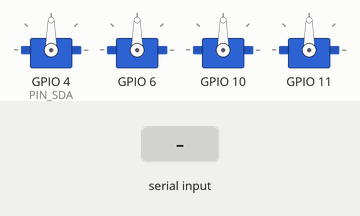
Recording of a sketch running on a simulated ESP8266 (Wemos D1 mini). On the bench: 4 × servo. Wiring (inferred from the names in the program): PCA9685 PWM driver at I2C address 0x40. The inputs (shaded band) are chosen by the test bench. Servo pulses on a pin are drawn as a servo (544–2400 µs = 0–180°); what the sketch prints to the serial monitor is not drawn.

Above: at 2.4 s.
2.5 s: "+\n" received over Serial
4.0 s: ",\n" received over Serial
5.5 s: "30,150\n" received over Serial
Timing chart, 0 to 8.5 s (numbered marks = the images above; inputs shaded):
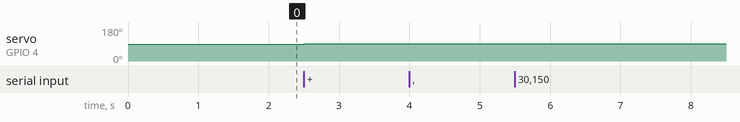

Measured:
- after the input at 2.5 s, servo on GPIO 4 (PIN_SDA): 90° → 91° at once
- after the input at 4.0 s, every drawn part: stays the same
- after the input at 5.5 s, every drawn part: stays the same

The sketch:

EyeD85_zero.ino
```cpp
// =====================================================================
//  EyeD85_zero — occhi EyeMech D85: tutti i servo a zero + taratura
// =====================================================================
//  Scheda: ESP8266 (modulo ESP-12F, es. NodeMCU o Wemos D1 mini) con una
//  PCA9685 su I2C (SDA = GPIO4/D2, SCL = GPIO5/D1).
//
//  All'accensione porta i 4 servo a 90 gradi, la posizione in cui si
//  montano le squadrette (come il calibrate() di Will):
//    X, Y     : occhi dritti davanti
//    palpebre : chiuse
//  Poi, dal Monitor seriale, si muove un servo alla volta per trovare i
//  limiti da scrivere in EyeD85_random/config.h.
//
//  Canali PCA9685 (0-based): 4 = X (sx/dx), 6 = Y (su/giu'),
//  10 = palpebre sinistra, 11 = palpebre destra.
//  Gradi come nel codice di Will (Arduino Servo): 0..180 = 544..2400 us.
//
//  Seriale 115200, comandi terminati da Invio:
//    z         tutti i servo a 90 gradi (zero)
//    x y s d   seleziona il servo: X, Y, palpebre Sinistra, palpebre Destra
//    x75       servo X a 75 gradi (idem y.., s.., d..; decimali: x75.5)
//    + / -     servo selezionato +1 / -1 grado   (++ / -- = 5 gradi)
//    1 2 3     memorizza la posizione del servo selezionato come
//                1 = estremo -1: sinistra di chi guarda / basso / palpebre CHIUSE
//                2 = centro (solo X e Y)
//                3 = estremo +1: destra di chi guarda / alto / palpebre APERTE
//    t130,136  sequenza: il servo selezionato passa per i valori elencati
//              (fino a 12), TOUR_MS su ognuno, andata e ritorno senza fine
//              (o TOUR_PASSES volte, poi resta sul primo). Qualsiasi altro
//              comando (tranne ?) la interrompe
//    p         stampa le righe da incollare in EyeD85_random/config.h
//    o         spegne gli impulsi: servo liberi, si girano a mano
//    ?         stato
//  I servo si spostano a velocita' limitata (SLEW_DEG_S), anche nei salti.
//  Restare DENTRO la corsa libera: un servo contro un fermo va in stallo,
//  assorbe ~0.7 A (SG90) e scalda.
//
//  Librerie: solo Wire (inclusa nel core).
// =====================================================================
#include <Wire.h>
#if defined(ESP8266)
  #include <ESP8266WiFi.h>
#endif

// ----------------------------------------------------------- hardware
const uint8_t  PIN_SDA = 4;                 // GPIO4 = D2 (NodeMCU, D1 mini)
const uint8_t  PIN_SCL = 5;                 // GPIO5 = D1
const uint8_t  PCA_ADDR = 0x40;             // indirizzo I2C della PCA9685 (default)
const float    PCA_OSC_HZ = 25000000.0f;    // oscillatore interno (come EyeD85_random)
const float    US_0 = 544.0f, US_180 = 2400.0f;   // gradi -> microsecondi
const float    ZERO_DEG = 90.0f;
const float    SLEW_DEG_S = 60.0f;          // velocita' massima degli spostamenti
const uint16_t ATTACH_STEP_MS = 250;        // avvio un servo alla volta
const uint16_t UPDATE_MS = 10;
const uint16_t TOUR_MS = 1000;              // tempo su ogni valore della sequenza 't'
const uint8_t  TOUR_PASSES = 0;             // andate e ritorni della sequenza (0 = senza fine)

// Servo. mark[] = -1 / centro / +1 memorizzati, in partenza i valori di
// EyeD85_random/config.h (per le palpebre il centro non si usa).
struct Joint {
  const char *name;
  char key;
  uint8_t ch;
  float mark[3];
  float target, cur;
  int lastTicks;
};
Joint J[] = {
  { "X (sx/dx)",         'x', 4,  { 54.0f, 90.0f, 139.0f }, ZERO_DEG, ZERO_DEG, -1 },
  { "Y (su/giu')",       'y', 6,  { 53.0f, 90.0f, 109.0f }, ZERO_DEG, ZERO_DEG, -1 },
  { "palpebre sinistra", 's', 10, { 90.0f, 90.0f, 170.0f }, ZERO_DEG, ZERO_DEG, -1 },
  { "palpebre destra",   'd', 11, { 90.0f, 90.0f,  10.0f }, ZERO_DEG, ZERO_DEG, -1 },
};
const uint8_t N_JOINTS = sizeof(J) / sizeof(J[0]);
const uint8_t N_AXES = 2;                   // i primi due sono assi, gli altri palpebre

uint8_t sel = 0;
bool pulses = false, pcaOk = false;
uint32_t lastUpdate = 0, lastCharAt = 0, lastPcaTry = 0;
char line[64];
uint8_t lineLen = 0;

// Sequenza 't': valori del servo tourSel, indice del prossimo e verso
float tour[12];
uint8_t tourLen = 0, tourSel = 0, tourIdx = 0, tourPass = 0;
int8_t tourDir = 1;
uint32_t tourNext = 0;

// ----------------------------------------------------------- PCA9685
// Driver minimo (come EyeNode_2servo), senza librerie esterne
float pcaHz = 50.0f;
void pcaWrite8(uint8_t reg, uint8_t v) {
  Wire.beginTransmission(PCA_ADDR); Wire.write(reg); Wire.write(v); Wire.endTransmission();
}
bool pcaBegin() {
#if defined(ESP8266) || defined(ESP32)
  Wire.begin(PIN_SDA, PIN_SCL);
#else
  Wire.begin();
#endif
  Wire.setClock(100000);
  Wire.beginTransmission(PCA_ADDR);
  if (Wire.endTransmission() != 0) return false;
  uint8_t pre = (uint8_t)(PCA_OSC_HZ / (4096.0f * 50.0f) + 0.5f) - 1;
  pcaHz = PCA_OSC_HZ / (4096.0f * (pre + 1));
  pcaWrite8(0x00, 0x10);                     // MODE1: sleep (per cambiare prescaler)
  pcaWrite8(0xFE, pre);                      // PRE_SCALE
  pcaWrite8(0x00, 0x20);                     // MODE1: sveglia + auto-incremento
  delay(1);
  pcaWrite8(0x00, 0xA0);                     // restart
  pcaWrite8(0x01, 0x04);                     // MODE2: uscite totem-pole
  return true;
}
void pcaChannel(uint8_t ch, uint16_t on, uint16_t off) {
  Wire.beginTransmission(PCA_ADDR);
  Wire.write(0x06 + 4 * ch);
  Wire.write(on & 0xFF); Wire.write(on >> 8); Wire.write(off & 0xFF); Wire.write(off >> 8);
  Wire.endTransmission();
}

float degToUs(float deg) { return US_0 + (US_180 - US_0) * deg / 180.0f; }

void writeJoint(Joint &j) {
  int ticks = (int)(degToUs(j.cur) * 4096.0f * pcaHz / 1000000.0f + 0.5f);
  if (ticks == j.lastTicks) return;
  j.lastTicks = ticks;
  pcaChannel(j.ch, 0, ticks);
}

void pulsesOff() {
  for (uint8_t i = 0; i < N_JOINTS; i++) { pcaChannel(J[i].ch, 0, 0x1000); J[i].lastTicks = -1; }   // FULL_OFF
  pulses = false;
}

// ----------------------------------------------------------- seriale
void printJoint(const Joint &j) {
  Serial.print(j.name); Serial.print(F(" (canale ")); Serial.print(j.ch); Serial.print(F("): "));
  Serial.print(j.target, 1); Serial.print(F(" gradi = "));
  Serial.print(degToUs(j.target), 0); Serial.println(F(" us"));
}

void printStatus() {
  Serial.print(F("EyeD85_zero  PCA9685 0x")); Serial.print(PCA_ADDR, HEX);
  Serial.print(pcaOk ? F(" ok") : F(" NON TROVATA"));
  Serial.println(pulses ? F("  impulsi ON") : F("  impulsi OFF (servo liberi)"));
  for (uint8_t i = 0; i < N_JOINTS; i++) {
    Serial.print(i == sel ? F(" > ") : F("   ")); printJoint(J[i]);
  }
}

void printConfig() {
  Serial.println(F("// --- da incollare in EyeD85_random/config.h ---"));
  for (uint8_t i = 0; i < N_JOINTS; i++) {
    const Joint &j = J[i];
    static const char *const VAR[] = { "CAL_X    ", "CAL_Y    ", "CAL_LID_L", "CAL_LID_R" };
    Serial.print(i < N_AXES ? F("const AxisCal ") : F("const LidCal  "));
    Serial.print(VAR[i]); Serial.print(F(" = { "));
    Serial.print(j.mark[0], 1); Serial.print(F("f, "));
    if (i < N_AXES) { Serial.print(j.mark[1], 1); Serial.print(F("f, ")); }
    Serial.print(j.mark[2], 1); Serial.println(F("f };"));
  }
}

Joint *jointByKey(char c) {
  for (uint8_t i = 0; i < N_JOINTS; i++) if (J[i].key == c) { sel = i; return &J[i]; }
  return nullptr;
}

void moveTo(Joint &j, float deg) {
  j.target = constrain(deg, 0.0f, 180.0f);
  pulses = true;
  printJoint(j);
}

void command() {
  char c = line[0];
  Joint &S = J[sel];
  if (c != '?') tourLen = 0;                 // un comando interrompe la sequenza
  if (c == 'z') {
    for (uint8_t i = 0; i < N_JOINTS; i++) J[i].target = ZERO_DEG;
    pulses = true;
    Serial.println(F("ZERO: tutti i servo a 90 gradi (X/Y dritti, palpebre chiuse)"));
  } else if (Joint *j = jointByKey(c)) {
    if (line[1]) moveTo(*j, atof(line + 1));
    else { Serial.print(F("selezionato: ")); printJoint(*j); }
  } else if (c == '+' || c == '-') {
    float step = line[1] == c ? 5.0f : 1.0f;
    moveTo(S, S.target + (c == '+' ? step : -step));
  } else if (c >= '1' && c <= '3') {
    uint8_t k = c - '1';
    if (k == 1 && sel >= N_AXES) { Serial.println(F("le palpebre non hanno centro: 1 = chiuse, 3 = aperte")); return; }
    S.mark[k] = S.target;
    static const char *const AXIS_MARK[] = { "estremo -1", "centro", "estremo +1" };
    static const char *const LID_MARK[] = { "CHIUSE", "", "APERTE" };
    Serial.print(S.name); Serial.print(F(": ")); Serial.print(sel < N_AXES ? AXIS_MARK[k] : LID_MARK[k]);
    Serial.print(F(" = ")); Serial.print(S.target, 1); Serial.println(F(" gradi"));
  } else if (c == 't') {
    char *p = line + 1;
    uint8_t n = 0;
    while (*p && n < sizeof(tour) / sizeof(tour[0])) {
      char *end;
      double v = strtod(p, &end);            // fuori da constrain(): e' una macro, rileggerebbe
      if (end == p) break;                   // non e' un numero
      tour[n++] = constrain(v, 0.0, 180.0);
      p = end;
      if (*p == ',') p++; else break;
    }
    if (n < 2) { Serial.println(F("sequenza: almeno 2 valori, es. t130,136,142")); return; }
    tourLen = n; tourSel = sel; tourIdx = 0; tourDir = 1; tourPass = 0; tourNext = millis();
    pulses = true;
    Serial.print(F("sequenza ")); Serial.print(S.name); Serial.print(F(": ")); Serial.print(n);
    Serial.print(F(" valori, ")); Serial.print(TOUR_MS); Serial.println(F(" ms ciascuno"));
  } else if (c == 'p') {
    printConfig();
  } else if (c == 'o') {
    pulsesOff();
    Serial.println(F("impulsi OFF: servo liberi"));
  } else if (c == '?') {
    printStatus();
  } else {
    Serial.println(F("comandi: z | x y s d (seleziona) | x75 y90 s170 d10 | + - ++ -- | 1 2 3 (memorizza) | t130,136 (sequenza) | p | o | ?"));
  }
}

// Comandi terminati da Invio; senza fine riga partono dopo 80 ms di silenzio
void handleSerial(uint32_t now) {
  while (Serial.available()) {
    char c = Serial.read();
    lastCharAt = now;
    if (c == '\n' || c == '\r') {
      if (lineLen) { line[lineLen] = 0; command(); lineLen = 0; }
    } else if (c != ' ' && lineLen < sizeof(line) - 1) {
      line[lineLen++] = c;
    }
  }
  if (lineLen && now - lastCharAt > 80) { line[lineLen] = 0; command(); lineLen = 0; }
}

// Sequenza 't': un valore ogni TOUR_MS, andata e ritorno
void tourStep(uint32_t now) {
  if (!tourLen || (int32_t)(now - tourNext) < 0) return;
  Joint &j = J[tourSel];
  j.target = tour[tourIdx];
  Serial.print(F("sequenza: ")); Serial.print(j.name); Serial.print(F(" = ")); Serial.println(j.target, 1);
  tourNext = now + TOUR_MS;
  if (tourIdx + tourDir < 0 || tourIdx + tourDir >= tourLen) {
    tourDir = -tourDir;
    if (tourDir > 0 && TOUR_PASSES && ++tourPass >= TOUR_PASSES) { tourLen = 0; Serial.println(F("sequenza finita")); return; }
  }
  tourIdx += tourDir;
}

// ----------------------------------------------------------- main
// Posizione attuale (90 gradi all'accensione), un servo alla volta: meno
// spunto sull'alimentazione
void startServos() {
  for (uint8_t i = 0; i < N_JOINTS; i++) {
    J[i].cur = J[i].target;
    J[i].lastTicks = -1;
    writeJoint(J[i]);
    delay(ATTACH_STEP_MS);
  }
  pulses = true;
}

void setup() {
  Serial.begin(115200);
#if defined(ESP8266)
  WiFi.mode(WIFI_OFF);                       // niente WiFi: meno consumo e niente riconnessioni
#endif
  delay(200);
  Serial.println();
  Serial.println(F("EyeD85_zero: servo a 90 gradi per il montaggio delle squadrette"));
  pcaOk = pcaBegin();
  if (pcaOk) startServos();
  else Serial.println(F("ERRORE: PCA9685 non risponde (cavi SDA/SCL, VCC 3.3 V, GND comune, indirizzo)"));
  printStatus();
  Serial.println(F("'?' stato, 'p' righe per config.h, 'h' aiuto"));
  lastUpdate = lastPcaTry = millis();
}

void loop() {
  uint32_t now = millis();
  handleSerial(now);
  if (now - lastUpdate < UPDATE_MS) return;
  float maxStep = SLEW_DEG_S * (now - lastUpdate) / 1000.0f;
  lastUpdate = now;
  if (!pcaOk) {                              // riprova ogni 2 s (es. PCA9685 collegata dopo)
    if (now - lastPcaTry > 2000) {
      lastPcaTry = now;
      pcaOk = pcaBegin();
      if (pcaOk) { Serial.println(F("PCA9685 trovata")); startServos(); }
    }
    return;
  }
  if (!pulses) return;
  tourStep(now);
  for (uint8_t i = 0; i < N_JOINTS; i++) {
    Joint &j = J[i];
    j.cur += constrain(j.target - j.cur, -maxStep, maxStep);
    writeJoint(j);
  }
}
```
